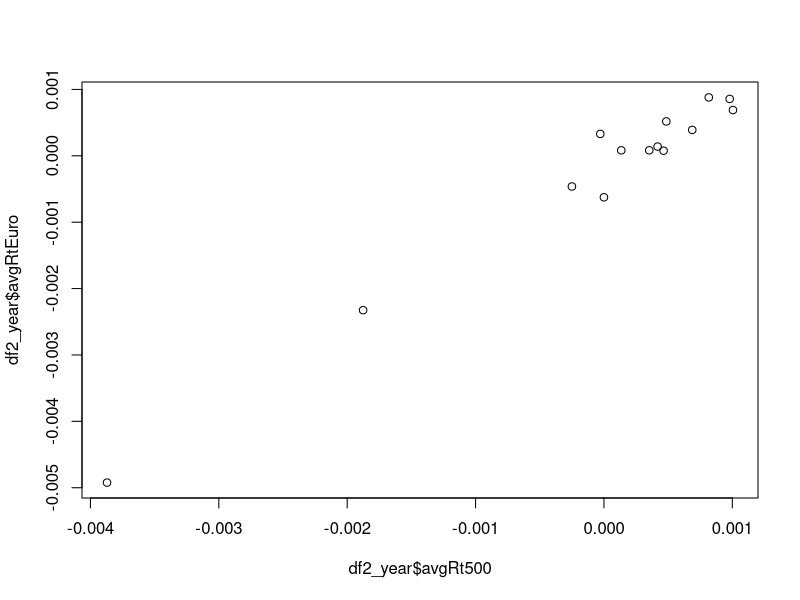

Here is the R script that generated this plot:
## ----message=F,warning=F----------------------------------------------------------------------------------
library(tidyverse) 



## ----message=FALSE, warning=FALSE-------------------------------------------------------------------------

df1 <- read_csv(file="oes2017.csv")



## ----message=FALSE, warning=FALSE-------------------------------------------------------------------------
# Your code



## ----echo=FALSE, include=FALSE----------------------------------------------------------------------------

df2 <- read_csv(file = "indices.csv")



## ---------------------------------------------------------------------------------------------------------

view(df1)




## ---------------------------------------------------------------------------------------------------------
# Your code


## ---------------------------------------------------------------------------------------------------------

dim(df1)

df1 <- df1 %>% 
  select(NAICS,OCC_CODE,OCC_TITLE,
         OCC_GROUP, TOT_EMP, PCT_TOTAL, H_MEAN)




## ---------------------------------------------------------------------------------------------------------
# Your code



## ----echo=FALSE, include=FALSE----------------------------------------------------------------------------

df2 <- df2 %>%
  select(date, GSPC, N100)



## ---------------------------------------------------------------------------------------------------------

df1 <- df1 %>% 
  filter(H_MEAN != "#" & H_MEAN != "*")



## ---------------------------------------------------------------------------------------------------------
# Hint: First check the structure of the df2 using str() function.
# You will need to put date variable in quotations. 
# For example "2020-03-01".

# Your code




## ----echo=FALSE, include=FALSE----------------------------------------------------------------------------

df2 <- df2 %>%
  filter(date >= "2007-01-01")



## ---------------------------------------------------------------------------------------------------------

df1 <- df1 %>% 
  rename(H_WAGE_MEAN = H_MEAN)




## ---------------------------------------------------------------------------------------------------------
# Your code



## ----echo=FALSE, include=FALSE----------------------------------------------------------------------------

df2 <- df2 %>%
  rename(EuroNext = N100, 
         SP500 = GSPC)



## ---------------------------------------------------------------------------------------------------------
str(df1)


## ---------------------------------------------------------------------------------------------------------


# Note how we have as.numeric() within log().

df1 <- df1 %>% 
  mutate(log_wage = log(as.numeric(H_WAGE_MEAN)),
                    TOT_EMP = as.numeric(TOT_EMP),
                    PCT_TOTAL = as.numeric(PCT_TOTAL))


## ---------------------------------------------------------------------------------------------------------
# Your code



## ----echo=FALSE, include=FALSE----------------------------------------------------------------------------

df2 <- df2 %>%
  mutate(RtEuro = log(EuroNext/lag(EuroNext)),
         RtSP500 = log(SP500/lag(SP500)))



## ---------------------------------------------------------------------------------------------------------
any(is.na(df1))

df1 <- df1 %>% 
  drop_na()


## ---------------------------------------------------------------------------------------------------------
any(is.na(df1))


## ----echo=FALSE, include=FALSE----------------------------------------------------------------------------

df2 <- df2 %>%
  drop_na()



## ---------------------------------------------------------------------------------------------------------
df1 <- df1 %>%
  mutate(NAICS2 = substr(NAICS, start = 1, stop = 2))


## ---------------------------------------------------------------------------------------------------------
# Your code





## ----echo=FALSE, include=FALSE----------------------------------------------------------------------------

df2 <- df2 %>%
  mutate(year = substr(date, start = 1, stop = 4))



## ---------------------------------------------------------------------------------------------------------

df1_grouped <- df1 %>% 
  select(NAICS, H_WAGE_MEAN) %>% 
  group_by(NAICS) %>% 
  summarise(grouped_mean = mean(as.numeric(H_WAGE_MEAN))) %>% 
  ungroup()

# Note our use of as.numeric() - Why?



## ---------------------------------------------------------------------------------------------------------
# Your code

  



## ----echo=FALSE, include=FALSE----------------------------------------------------------------------------

df2 <- df2[,c(1:6)]

df2_year <- df2 %>%
  group_by(year) %>%
  summarise(avgRt500 = mean(RtSP500),
         avgRtEuro = mean(RtEuro)) %>%
  ungroup()


plot(df2_year$avgRt500, df2_year$avgRtEuro)


## ---------------------------------------------------------------------------------------------------------
saveRDS(df1, file = "df1.rds")


## ---------------------------------------------------------------------------------------------------------

# Your code



## ---------------------------------------------------------------------------------------------------------
rm(list = ls())


## ---------------------------------------------------------------------------------------------------------

df2 <- tibble(x = runif(n = 10, min = 0, max = 1),
              y = rgamma(10, shape = 1,rate = 1),
              z = rnorm(10, mean = 0, sd = 1))
dim(df2)



## ---------------------------------------------------------------------------------------------------------

means_df <- vector(mode = "double", length = ncol(df2))


for (i in seq_along(df2)) {            
  means_df[[i]] <- mean(df2[[i]])      
}

means_df


## ---------------------------------------------------------------------------------------------------------

means_df2 <- apply(df2, MARGIN = 2, FUN = mean)

means_df2

sd(df2$x)
sd(df2$y)
sd(df2$z)

